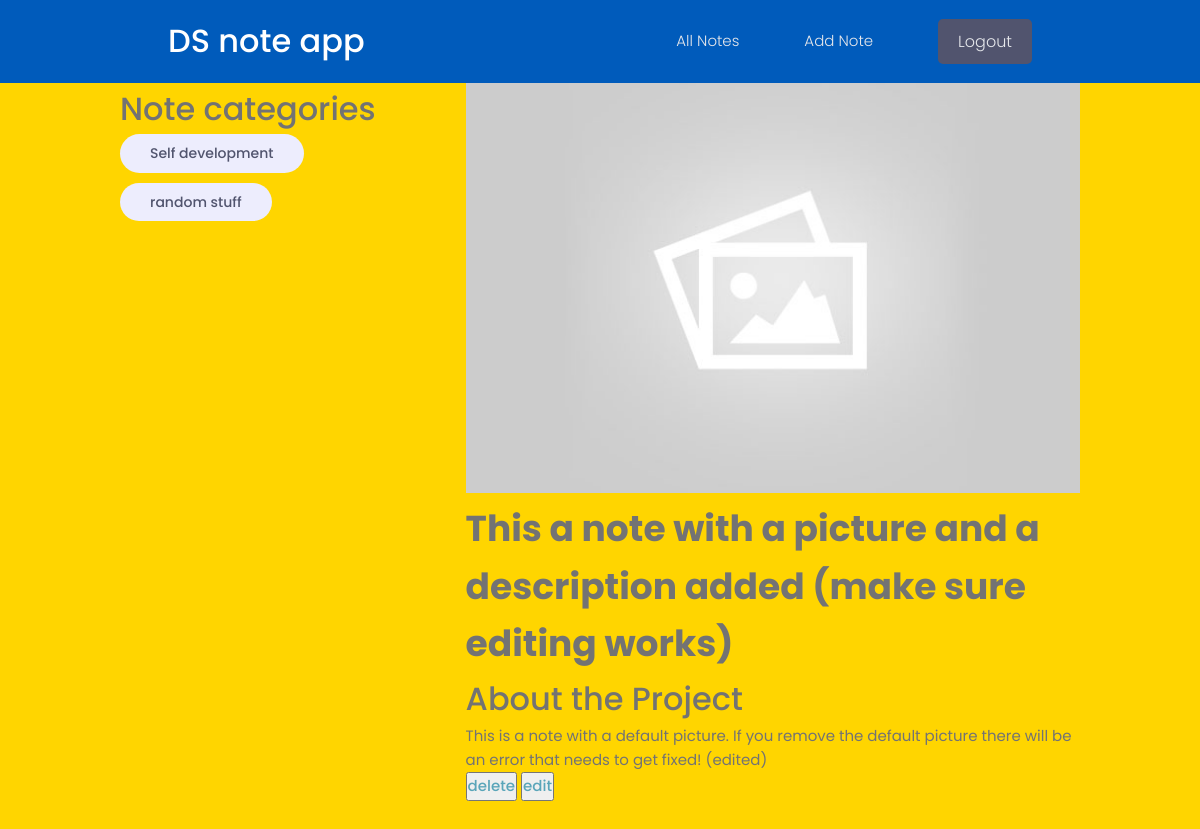
Page /project/d4db6e93b35446d7a869eecad0d0baa1/ (signed in) on the committed database.
### projects/models.py (models this page shows)
class Tag(models.Model):
    name = models.CharField(max_length=200)
    created = models.DateTimeField(auto_now_add=True)
    id = models.UUIDField(default=uuid.uuid4, unique=True,
                         primary_key=True, editable=False)
    def __str__(self):
        return self.name

class Project(models.Model):
    title = models.CharField(max_length=200)
    description = models.TextField(null=True, blank=True)
    featured_image = models.ImageField(
        null=True, blank=True, default="default.jpg")
    demo_link = models.CharField(max_length=2000, blank=True)
    source_link = models.CharField(max_length=2000, null=True, blank=True)
    tags = models.ManyToManyField('Tag', blank=True)
    vote_total = models.IntegerField(default=0, null=True, blank=True)
    vote_ratio= models.IntegerField(default=0, null=True, blank=True)
    created = models.DateTimeField(auto_now_add=True)
    id = models.UUIDField(default=uuid.uuid4, unique=True, primary_key=True, editable=False)
    def __str__(self):
        return self.title

### projects/views.py (the view)
# urls.py: path('project/<str:pk>/', views.project, name="project"),
@login_required(login_url="login")
def project(request, pk):
    projectObj = Project.objects.get(id=pk)
    tags = projectObj.tags.all()
    print('projectObj:', projectObj)
    return render(request, 'projects/single-project.html', {'project': projectObj})

### projects/templates/projects/single-project.html
{% extends 'main.html'%}
{% block content %}
<main class="">
    <div class="container">
      <div class="layout">
        <div class="column column--1of3">
          <h3 class="">Note categories</h3>
          <div class="">
            {% for tag in project.tags.all %}
            <span class="tag tag--pill tag--sub tag--lg">
              <small>{{tag}}</small>
            </span>
            {% endfor %}
          </div>
        </div>
        <div class="column column--2of3">
          <img class="" src="{{ project.featured_image.url }}" alt="portfolio thumbnail" />
          <h2 class="">{{project.title}}</h2>
          <h3 class="">About the Project</h3>
          <div class="">
            {{project.description}}
          </div>
          <button class=""><a href="{% url 'delete-project' project.id %}">delete</a></button>
          <button class=""><a href="{% url 'update-project' project.id %}">edit</a></button>
{% endblock content %}

### static/styles/app.css (style rules this page uses)
:root { --color-sub: #2d2d39; }
img { width: 100%; }

### static/uikit/styles/modules/_variables.css (style rules this page uses)
:root { --color-main: #5aa5b9; --color-main-light: #e6faff; --color-sub: #3f4156; --color-sub-light: #51546e; --color-sub-lighter: #ededfd; --color-text: #737373; --color-gray: #8b8b8b; --color-light: #e5e7eb; --color-light-gray: #767676; --color-bg: #f8fafd; --color-white: #fffefd; --color-white-light: #f3f3f3; --color-success: #359e64; --color-success-bg: #def8e8; --color-error: #fc4b0b; --color-error-bg: #fff2ee; --font-base: 'Poppins', arial, helvetica, 'Segoe UI', roboto, ubuntu, sans-serif; --font-monospace: 'Fira Code', 'Courier New', courier, monospace; --font-regular: 300; --font-medium: 500; --font-bold: 700; --generic-shadow: 1px 1px 5px #00000010; --generic-transition: all 0.3s ease-in-out; }

### static/uikit/styles/modules/_base.css (style rules this page uses)
* { margin: 0; padding: 0; box-sizing: border-box; text-rendering: optimizeLegibility; color: inherit; font-size: inherit; }
html { font-size: 50%; }
@media only screen and (min-width: 480px) { html { font-size: 56.25%; } }
@media only screen and (min-width: 1200px) { html { font-size: 62.5%; } }
body { line-height: 1.6; font-weight: 400; font-size: 1.5rem; color: var(--color-text); background-color: var(--color-bg); min-height: 100vh; }

### static/uikit/styles/modules/_typography.css (style rules this page uses)
* { font-family: var(--font-base); }
h2 { font-size: 3.6rem; font-weight: var(--font-bold); }
h3 { font-size: 3.2rem; font-weight: var(--font-medium); }
p, span, strong { font-size: 1.6rem; color: var(--color-text); font-weight: var(--font-regular); }
a { padding-bottom: 2px; text-decoration: none; display: inline-block; color: var(--color-main); font-weight: var(--font-medium); }

### static/uikit/styles/modules/_utilities.css (style rules this page uses)
.container { width: 92%; max-width: 165rem; margin: 0 auto; box-sizing: border-box; }
@media screen and (min-width: 1000px) { .container { width: 90%; } }
@media screen and (min-width: 1200px) { .container { width: 80%; } }

### static/uikit/styles/modules/_tag.css (style rules this page uses)
.tag { display: inline-flex; align-items: center; background-color: var(--color-sub); height: -webkit-fit-content; height: -moz-fit-content; height: fit-content; width: -webkit-fit-content; width: -moz-fit-content; width: fit-content; border-radius: 0.5rem; padding: 0.5rem 1.5rem; font-size: 1.2rem; cursor: pointer; }
.tag:not(:last-child) { margin-right: 0.25rem; margin-bottom: 0.75rem; }
.tag > small { color: var(--color-white); }
.tag--pill { border-radius: 5rem; }
.tag--sub, .tag--sub > small { background: var(--color-sub-lighter); color: var(--color-sub-light); font-weight: 500; }
.tag--lg { padding: 0.8rem 3rem; font-size: 1.4rem; }
.tag--lg:not(:last-child) { margin-right: 0.5rem; margin-bottom: 1rem; }

### static/uikit/styles/modules/_layout.css (style rules this page uses)
.layout { display: flex; flex-flow: row wrap; justify-content: space-between; }
.layout > .column { margin-bottom: 3rem; }
.layout > .column.column--1of3 { flex-basis: 30%; }
.layout > .column.column--2of3 { flex-basis: 64%; }

### rows in the picture
Tag: name "Self development"
Tag: name "random stuff"
Project: featured_image (placeholder picture), title "This a note with a picture and a description added (make sure editing works)", description "This is a note with a default picture. If you remove the default picture there will be an error that needs to get fixed! (edited)"
